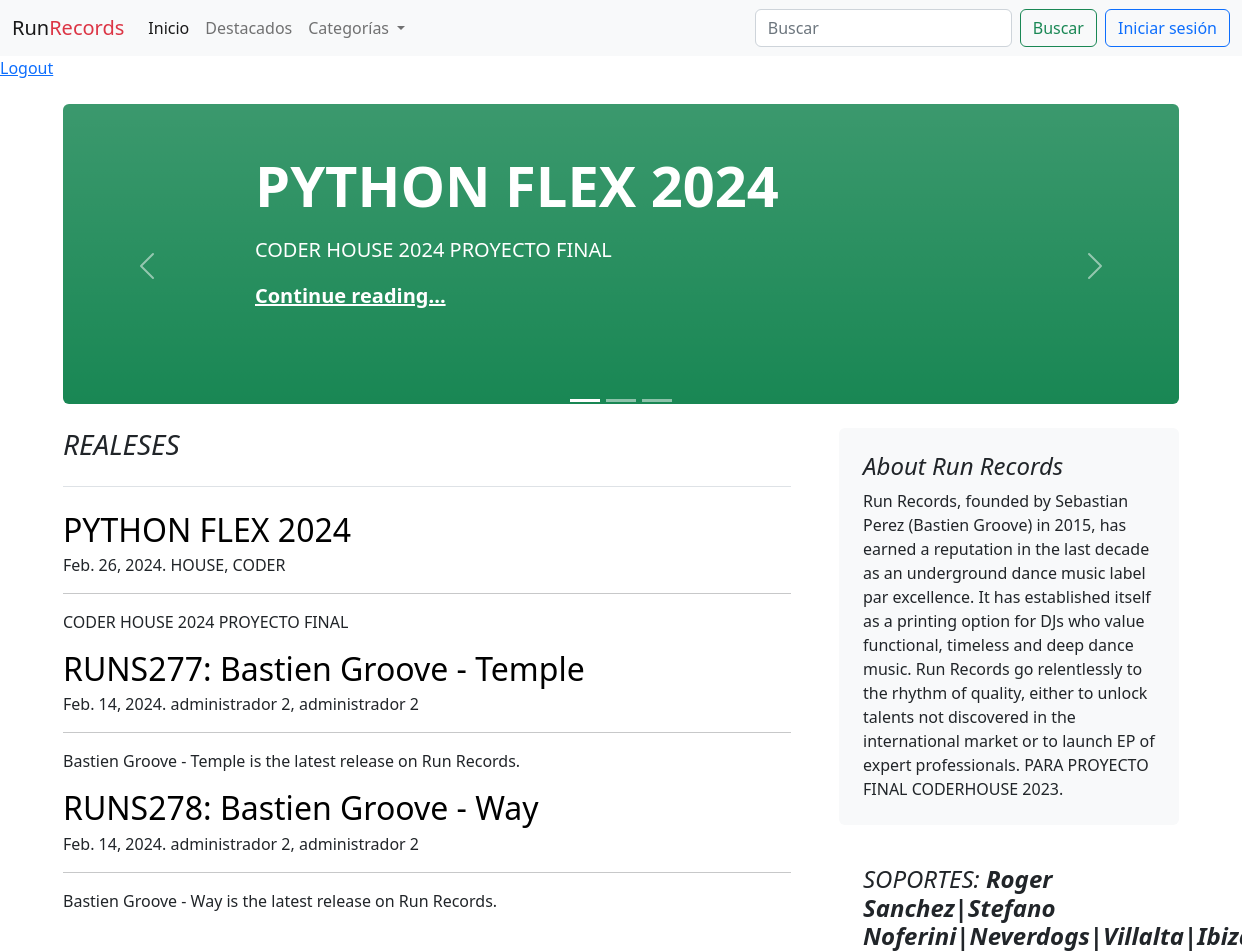
The page / on the database its author committed.
### blogs/models.py (models this page shows, shortened)
class Post(models.Model):
    title = models.CharField(max_length=255)
    slug = models.SlugField(unique=True)
    overview = models.TextField()
    date_created = models.DateTimeField(auto_now_add=True)
    content = models.TextField()
    author = models.ForeignKey(settings.AUTH_USER_MODEL, on_delete=models.PROTECT)
    categories = models.ManyToManyField('Category')
    featured = models.BooleanField(default=False)
    image = models.ImageField(upload_to='post_images/', blank=True, null=True)
    pub_date = models.DateTimeField(default=timezone.now)
    def get_absolute_url(self):
        return reverse("blogs:post", kwargs={"slug": self.slug})
    class Meta:
        ordering = ["-date_created"]

### users/models.py (models this page shows)
class User(AbstractUser):
    def __str__(self):
        return f'{self.last_name}, {self.first_name}'

### blogs/views.py (the view)
# urls.py: path('', views.home_page),
def home_page(request):
    posts = Post.objects.filter(
        pub_date__lte=timezone.now()
    )
    featured = Post.objects.filter(featured=True).filter(
        pub_date__lte=timezone.now()
    )[:3]
    context = {
        'post_list': posts,
        'featured': featured
    }
    return render(request, 'blogs/home_page.html', context=context)

### blogs/context_processors.py (called while the page is built)
def categories_processor(request):
    categories = Category.objects.all()
    return {
        'categories': categories
    }

### blogs/templates/blogs/home_page.html (shortened to what this page needs)
{% extends 'base.html' %}
{% block content %}
<div class="container-xxl bd-gutter mt-3 my-md-4 bd-layout">
    <main class="container">
        <div class="row g-5">
            <div class="col-md-12">
                {% include "blogs/featured.html" %}
            </div>
        </div>
        <div class="row g-5">
            <div class="col-md-8">
                <h3 class="pb-4 mb-4 fst-italic border-bottom">
                    REALESES
                </h3>
                {% for post in post_list %}
                    <article class="blog-post">
                        <h2 class="blog-post-title mb-1">
                            <a href="{{ post.get_absolute_url }}" style="text-decoration: none"
                               class="text-black">
                                {{ post.title }}
                            </a>
                        </h2>
                        <p class="blog-post-meta">{{ post.pub_date.date }}. {{post.author}}</p>
                        <hr>
                        <p>{{ post.overview }}</p>
                    </article>
                {% endfor %}
            </div>
            <div class="col-md-4">
                <div class="position-sticky" style="top: 2rem;">
                    <div class="p-4 mb-3 bg-light rounded">
                        <h4 class="fst-italic">About Run Records</h4>
                        <p class="mb-0">Run Records, founded by Sebastian Perez (Bastien Groove) in 2015, has earned a reputation in the last decade as an underground dance music label par excellence. It has established itself as a printing option for DJs who value functional, timeless and deep dance music. Run Records go relentlessly to the rhythm of quality, either to unlock talents not discovered in the international market or to launch EP of expert professionals. PARA PROYECTO FINAL CODERHOUSE 2023.</p>
                    </div>
                    <div class="p-4">
                        <h4 class="fst-italic"<b>SOPORTES:<b>
                            Roger Sanchez|Stefano Noferini|Neverdogs|Villalta|Ibiza Global Radio|Kiss FM|Sue La Vie|Tony H|Whistla|Sub FM|</h4>
                    </div>
                </div>
            </div>
        </div>
    </main>
</div>
{% endblock content %}

### blogs/templates/blogs/featured.html (shortened to what this page needs)
<div id="carouselIndicators" class="carousel slide" data-bs-ride="true">
    <div class="carousel-indicators">
        <button type="button" data-bs-target="#carouselIndicators" data-bs-slide-to="0" class="active"
                aria-current="true" aria-label="Slide 1"></button>
        <button type="button" data-bs-target="#carouselIndicators" data-bs-slide-to="1"
                aria-label="Slide 2"></button>
        <button type="button" data-bs-target="#carouselIndicators" data-bs-slide-to="2"
                aria-label="Slide 3"></button>
    </div>
    <div class="carousel-inner">
        {% for f in featured %}
            <div class="carousel-item {% if f == featured|first %}active{% endif %}">
                <div class="px-5 p-md-5 mb-4 rounded text-bg-success bg-gradient" style="height: 300px">
                    <div class="col-md-10 px-5 mx-5">
                        <h1 class="display-4 fw-bold px-5">{{ f.title }}</h1>
                        <p class="lead my-3 px-5">{{ f.overview }}</p>
                        <p class="lead mb-0 px-5"><a href="{{ f.get_absolute_url }}" class="text-white fw-bold">Continue
                            reading...</a></p>
                    </div>
                </div>
            </div>
        {% endfor %}
    </div>
    <button class="carousel-control-prev" type="button" data-bs-target="#carouselIndicators"
            data-bs-slide="prev">
        <span class="carousel-control-prev-icon" aria-hidden="true"></span>
    </button>
    <button class="carousel-control-next" type="button" data-bs-target="#carouselIndicators"
            data-bs-slide="next">
        <span class="carousel-control-next-icon" aria-hidden="true"></span>
    </button>
</div>

### rows shown on the page
Post: title "PYTHON FLEX 2024", overview "CODER HOUSE 2024 PROYECTO FINAL", pub_date "Feb. 26, 2024", author "HOUSE, CODER"
Post: title "RUNS277: Bastien Groove - Temple", pub_date "Feb. 14, 2024", author "administrador 2, administrador 2", overview "Bastien Groove - Temple is the latest release on Run Records."
Post: title "RUNS278: Bastien Groove - Way", pub_date "Feb. 14, 2024", author "administrador 2, administrador 2", overview "Bastien Groove - Way is the latest release on Run Records."
